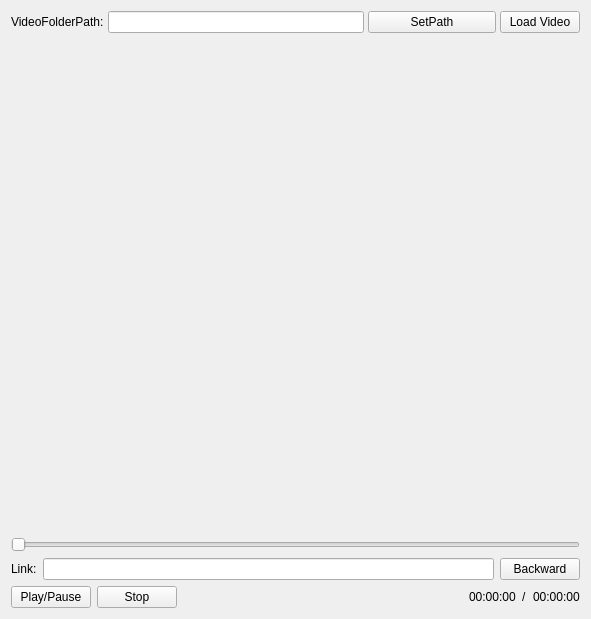
<?xml version="1.0" encoding="UTF-8"?>
<ui version="4.0">
 <class>Form</class>
 <widget class="QWidget" name="Form">
  <property name="geometry">
   <rect>
    <x>0</x>
    <y>0</y>
    <width>591</width>
    <height>619</height>
   </rect>
  </property>
  <property name="windowTitle">
   <string>Form</string>
  </property>
  <layout class="QVBoxLayout" name="verticalLayout" stretch="0,10,0,0,0">
   <item>
    <layout class="QHBoxLayout" name="horizontalLayout_3" stretch="1,6,3,1">
     <property name="spacing">
      <number>4</number>
     </property>
     <property name="sizeConstraint">
      <enum>QLayout::SetDefaultConstraint</enum>
     </property>
     <property name="rightMargin">
      <number>0</number>
     </property>
     <item>
      <widget class="QLabel" name="label_4">
       <property name="text">
        <string>VideoFolderPath:</string>
       </property>
      </widget>
     </item>
     <item>
      <widget class="QLineEdit" name="lineEdit">
       <property name="sizePolicy">
        <sizepolicy hsizetype="Expanding" vsizetype="Fixed">
         <horstretch>0</horstretch>
         <verstretch>0</verstretch>
        </sizepolicy>
       </property>
       <property name="text">
        <string/>
       </property>
      </widget>
     </item>
     <item>
      <widget class="QPushButton" name="pushButton_3">
       <property name="text">
        <string>SetPath</string>
       </property>
      </widget>
     </item>
     <item>
      <widget class="QPushButton" name="pushButton_4">
       <property name="text">
        <string>Load Video</string>
       </property>
      </widget>
     </item>
    </layout>
   </item>
   <item>
    <widget class="Frame" name="widget" native="true"/>
   </item>
   <item>
    <widget class="QSlider" name="horizontalSlider">
     <property name="mouseTracking">
      <bool>false</bool>
     </property>
     <property name="orientation">
      <enum>Qt::Horizontal</enum>
     </property>
     <property name="tickPosition">
      <enum>QSlider::NoTicks</enum>
     </property>
    </widget>
   </item>
   <item>
    <layout class="QHBoxLayout" name="horizontalLayout_4">
     <item>
      <widget class="QLabel" name="label_5">
       <property name="text">
        <string>Link:</string>
       </property>
      </widget>
     </item>
     <item>
      <widget class="QLineEdit" name="lineEdit_2"/>
     </item>
     <item>
      <widget class="QPushButton" name="pushButton_5">
       <property name="text">
        <string>Backward</string>
       </property>
      </widget>
     </item>
    </layout>
   </item>
   <item>
    <layout class="QHBoxLayout" name="horizontalLayout_2">
     <item>
      <widget class="QPushButton" name="pushButton">
       <property name="text">
        <string>Play/Pause</string>
       </property>
      </widget>
     </item>
     <item>
      <widget class="QPushButton" name="pushButton_2">
       <property name="text">
        <string>Stop</string>
       </property>
      </widget>
     </item>
     <item>
      <spacer name="horizontalSpacer">
       <property name="orientation">
        <enum>Qt::Horizontal</enum>
       </property>
       <property name="sizeHint" stdset="0">
        <size>
         <width>228</width>
         <height>20</height>
        </size>
       </property>
      </spacer>
     </item>
     <item>
      <layout class="QHBoxLayout" name="horizontalLayout">
       <item>
        <widget class="QLabel" name="label">
         <property name="text">
          <string>00:00:00</string>
         </property>
        </widget>
       </item>
       <item>
        <widget class="QLabel" name="label_2">
         <property name="text">
          <string>/</string>
         </property>
        </widget>
       </item>
       <item>
        <widget class="QLabel" name="label_3">
         <property name="text">
          <string>00:00:00</string>
         </property>
        </widget>
       </item>
      </layout>
     </item>
    </layout>
   </item>
  </layout>
 </widget>
 <customwidgets>
  <customwidget>
   <class>Frame</class>
   <extends>QWidget</extends>
   <header>../../Classes/frame.h</header>
   <container>1</container>
  </customwidget>
 </customwidgets>
 <resources/>
 <connections/>
</ui>
